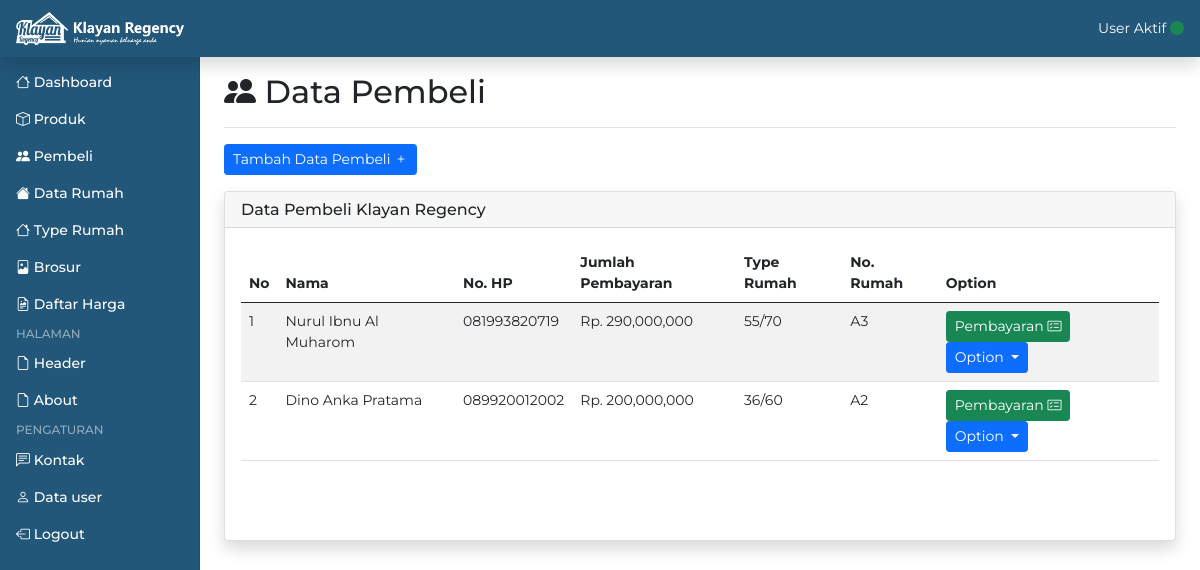
The page /admin/pembeli.php (signed in) on the database its author committed.
### tables this page shows
CREATE TABLE `pembeli` (
  `id_pembeli` int(10) NOT NULL,
  `nama` varchar(100) NOT NULL,
  `alamat` text NOT NULL,
  `no_hp` varchar(30) NOT NULL,
  `jumlah_pembayaran` int(30) NOT NULL,
  `type_rumah` int(30) NOT NULL,
  `no_rumah` varchar(30) NOT NULL,
  `foto_ktp` varchar(100) NOT NULL,
  `foto_kk` varchar(100) NOT NULL,
  `foto_suratnikah` varchar(100) NOT NULL,
  `foto_npwp` varchar(100) NOT NULL
);

CREATE TABLE `type` (
  `id` int(10) NOT NULL,
  `type_rumah` varchar(30) NOT NULL
);

### admin/pembeli.php (the view, shortened to what this page needs)
<?php
include 'include/koneksi.php';
?>
<!doctype html>
<html lang="en">
  <?php include 'include/head.php'; ?>
  <body>
    <?php include 'include/header.php'; ?>
    <div class="container-fluid">
      <div class="row">
        <?php include 'include/sidebar.php'; ?>
        <main class="col-md-9 ms-sm-auto col-lg-10 px-md-4">
          <div class="d-flex justify-content-between flex-wrap flex-md-nowrap align-items-center pt-3 pb-2 mb-3 border-bottom">
            <h1 class="h2"><i class="bi bi-people-fill"></i> Data Pembeli</h1>
          </div>
          <div class="row my-3">
            <div class="col-md-12">
              <a href="input_pembeli.php" class="btn btn-primary btn-sm mb-3">Tambah Data Pembeli <i class="bi bi-plus"></i></a>
              <div class="card border-left-primary shadow h-100">
                <h6 class="card-header">Data Pembeli Klayan Regency</h6>
                <div class="card-body">
                  <div class="table-responsive">
                    <table class="table table-striped table-md">
                      <thead>
                        <tr>
                          <th>No</th>
                          <th>Nama</th>
                          <th>No. HP</th>
                          <th>Jumlah Pembayaran</th>
                          <th>Type Rumah</th>
                          <th>No. Rumah</th>
                          <th>Option</th>
                        </tr>
                      </thead>
                      <tbody>
                        <?php
                        $no = 1;
                        $sql = mysqli_query($koneksi, "SELECT * FROM pembeli INNER JOIN type ON pembeli.type_rumah = type.id");
                        while($row = mysqli_fetch_array($sql, MYSQLI_ASSOC)) {
                        ?>
                        <tr>
                          <td><?= $no++; ?></td>
                          <td><?= $row['nama']; ?></td>
                          <td><?= $row['no_hp']; ?></td>
                          <td>Rp. <?= number_format($row['jumlah_pembayaran']); ?></td>
                          <td><?= $row['type_rumah']; ?></td>
                          <td><?= $row['no_rumah']; ?></td>
                          <td>
                            <a href="pembayaran.php?id_pembeli=<?= $row['id_pembeli']; ?>" class="btn btn-sm btn-success">Pembayaran <i class="bi bi-card-checklist"></i></a>
                            <button type="button" class="btn btn-primary btn-sm dropdown-toggle" data-bs-toggle="dropdown" aria-expanded="false">
                              Option
                            </button>
                          </td>
                        </tr>
                        <?php } ?>
                      </tbody>
                    </table>
                  </div>
                </div>
              </div>
            </div>
          </div>
        </main>
      </div>
    </div>
  </body>
</html>

### admin/assets/css/style.css (style rules this page uses)
* { font-family: 'Montserrat', sans-serif;; }

### admin/assets/css/dashboard.css (style rules this page uses)
body { font-size: .875rem; }

### rows shown on the page
pembeli: nama "Nurul Ibnu Al Muharom", no_hp "081993820719", jumlah_pembayaran "290,000,000", type.type_rumah "55/70", no_rumah "A3"
pembeli: nama "Dino Anka Pratama", no_hp "089920012002", jumlah_pembayaran "200,000,000", type.type_rumah "36/60", no_rumah "A2"
